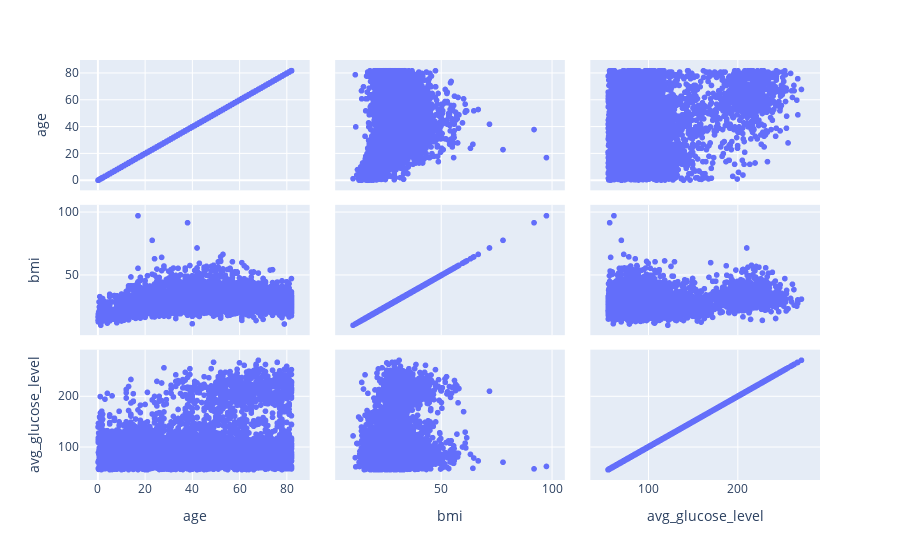

The notebook cell this image was saved under:
### Code cell
columns = ['age', 'bmi', 'avg_glucose_level']
fig = px.scatter_matrix(df[columns])
fig.show()

### Figure 1 — Plotly figure (JSON) as saved in the notebook; plotly's stock layout.template omitted (floating-point values rounded to 4 significant figures; data arrays with more than 128 entries replaced by an {"elided": "..."} marker saying what was removed)
{"data": [{"dimensions": [{"axis": {"matches": true}, "label": "age", "values": {"elided": "5110 float values"}}, {"axis": {"matches": true}, "label": "bmi", "values": {"elided": "5110 float values"}}, {"axis": {"matches": true}, "label": "avg_glucose_level", "values": {"elided": "5110 float values"}}], "hovertemplate": "%{xaxis.title.text}=%{x}<br>%{yaxis.title.text}=%{y}<extra></extra>", "legendgroup": "", "marker": {"color": "#636efa", "symbol": "circle"}, "name": "", "showlegend": false, "type": "splom"}], "layout": {"dragmode": "select", "legend": {"tracegroupgap": 0}, "margin": {"t": 60}}}
